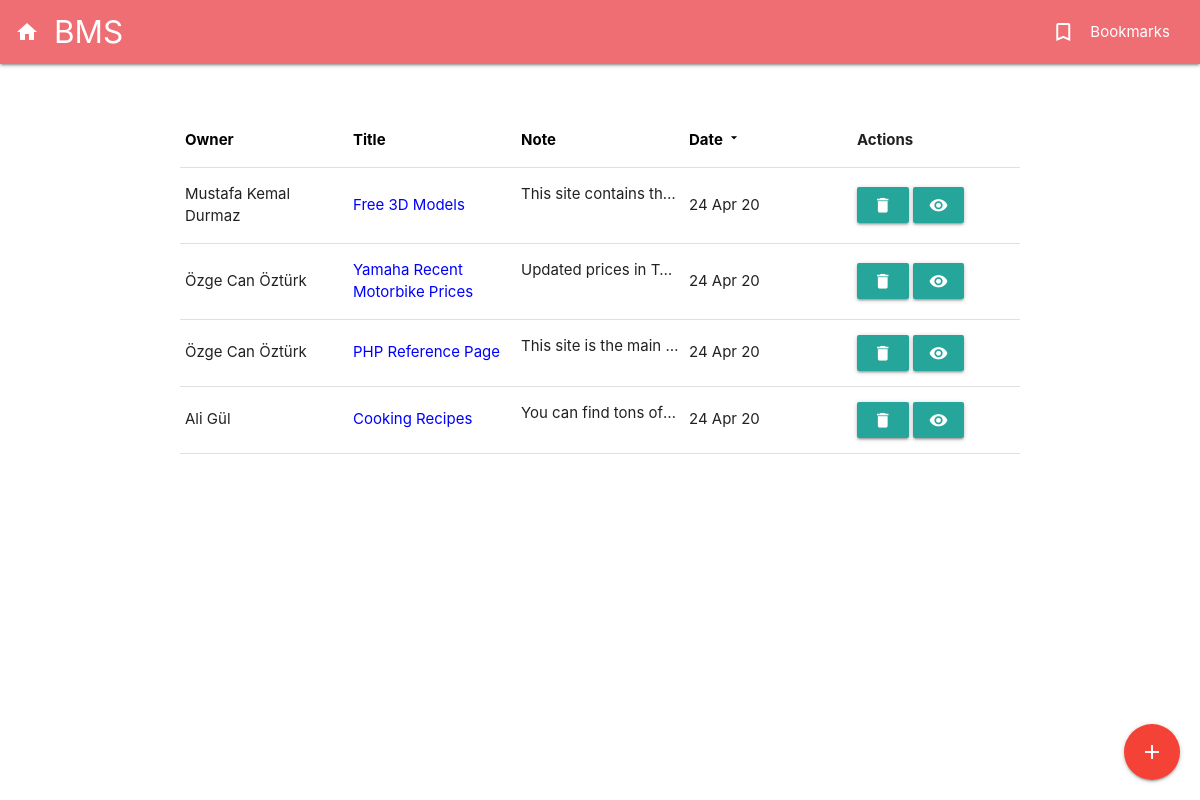
/bookmark.php, run on the app's committed database.
### tables this page shows
CREATE TABLE IF NOT EXISTS `bookmark` (
  `id` int(11) NOT NULL AUTO_INCREMENT,
  `title` varchar(256) NOT NULL,
  `url` varchar(512) NOT NULL,
  `note` text NOT NULL,
  `owner` int(11) NOT NULL,
  `created` timestamp NOT NULL DEFAULT CURRENT_TIMESTAMP,
  PRIMARY KEY (`id`),
  KEY `owner` (`owner`)
);

CREATE TABLE IF NOT EXISTS `user` (
  `id` int(11) NOT NULL AUTO_INCREMENT,
  `name` varchar(256) NOT NULL,
  `email` varchar(256) NOT NULL,
  `password` varchar(100) NOT NULL,
  `bday` date NOT NULL,
  `profile` varchar(100) NOT NULL,
  PRIMARY KEY (`id`),
  UNIQUE KEY `email` (`email`)
);

### bookmark.php (the view, shortened to what this page needs)
<?php
	require "./db.php" ;
	$sortM = $_GET["sort"];
	if ($sortM == "owner")
		$sql = "select * from bookmark order by bookmark.owner";
	else if ($sortM == "title")
		$sql = "select * from bookmark order by bookmark.title";
	else if ($sortM == "note")
		$sql = "select * from bookmark order by bookmark.note";
	else if ($sortM == "created"){
		$sql = "select * from bookmark order by bookmark.created";
	}else{
		$sql = "select * from bookmark order by bookmark.created";
		$crt = "yes";
	}
	$sqlU = "select * from user order by id";
	try {
		$stmt = $db->query($sql) ;
		$bookmarks = $stmt->fetchAll(PDO::FETCH_ASSOC) ;
		$stmtU = $db->query($sqlU);
		$users = $stmtU->fetchAll(PDO::FETCH_ASSOC) ;
	}catch(PDOException $ex) {
		echo $ex->getMessage() ;
		die("<p>There is Something Wrong!!</p>") ;
	}
?>
<!DOCTYPE html>
<html>
	<head>
		<link rel="stylesheet" href="https://cdnjs.cloudflare.com/ajax/libs/materialize/1.0.0/css/materialize.min.css">
</head>
<body>
	<nav>
		<div class="nav-wrapper">
			<a href="index.php" class="brand-logo"><i class="large material-icons">home</i>BMS</a>
			<ul id="nav-mobile" class="right hide-on-med-and-down">
				<li><a href="bookmark.php"><i class="material-icons left">bookmark_border</i>Bookmarks</a></li>
			</ul>
		</div>
	</nav>
	<div class="container">
		<table class="highlight">
			<tr>
				<th><a href="bookmark.php?sort=owner">Owner <?= $_GET["sort"] == "owner" ?  "<i class='tiny material-icons'>arrow_drop_down</i>" : ""?></a></th>
				<th><a href="bookmark.php?sort=title">Title <?= $_GET["sort"] == "title" ? "<i class='tiny material-icons'>arrow_drop_down</i>" : ""?></a></th>
				<th><a href="bookmark.php?sort=note">Note <?= $_GET["sort"] == "note" ? "<i class='tiny material-icons'>arrow_drop_down</i>" : ""?></a></th>
				<th><a href="bookmark.php?sort=created">Date <?= $crt != "yes" ? "" : "<i class='tiny material-icons'>arrow_drop_down</i>"?><?= $_GET["sort"] != "created" ? "" : "<i class='tiny material-icons'>arrow_drop_down</i>"?></a></th>
				<th>Actions</th>
			</tr>
			<?php foreach( $bookmarks as $bookmark) : ?>
				<tr>
				<?php foreach ($users as $user) {if($user["id"] == $bookmark["owner"]){$name = $user["name"];}}?>
				<td><?= $name ?></td>
				<td style="color: blue"><?= $bookmark["title"] ?></td>
				<td class="truncate"><?= $bookmark["note"] ?></td>
				<?php $date = new DateTime($bookmark["created"]) ?>
				<td><?= date_format($date, 'd M y')?></td>
				<td><a class="waves-effect waves-light btn" href="delete.php?id=<?= $bookmark["id"] ?>"><i class="material-icons">delete</i></a>
					<a class="waves-effect waves-light btn modal-trigger" data-target="modalView-<?= $bookmark["id"] ?>"><i class="material-icons">remove_red_eye</i></a>
				</td>
				</tr>
			<?php endforeach ; ?>
		</table>
    </div>
	<a class="btn-floating btn-large waves-effect waves-light red add modal-trigger" data-target="modalAdd"><i class="material-icons">add</i></a>
</body>
</html>

### bookmark.php (style rules this page uses)
.nav-wrapper { margin-left: 15px; margin-right: 15px; }
.container { margin-top: 50px; }
.highlight { table-layout: fixed; }
.add { position: fixed; right: 20px; bottom: 20px; }
a { color: black; }

### data on the page
bookmark: owner.name "Mustafa Kemal Durmaz", title "Free 3D Models", note "This site contains th…", created "24 Apr 20"
bookmark: owner.name "Özge Can Öztürk", title "Yamaha Recent Motorbike Prices", note "Updated prices in T…", created "24 Apr 20"
bookmark: owner.name "Özge Can Öztürk", title "PHP Reference Page", note "This site is the main…", created "24 Apr 20"
bookmark: owner.name "Ali Gül", title "Cooking Recipes", note "You can find tons of…", created "24 Apr 20"
